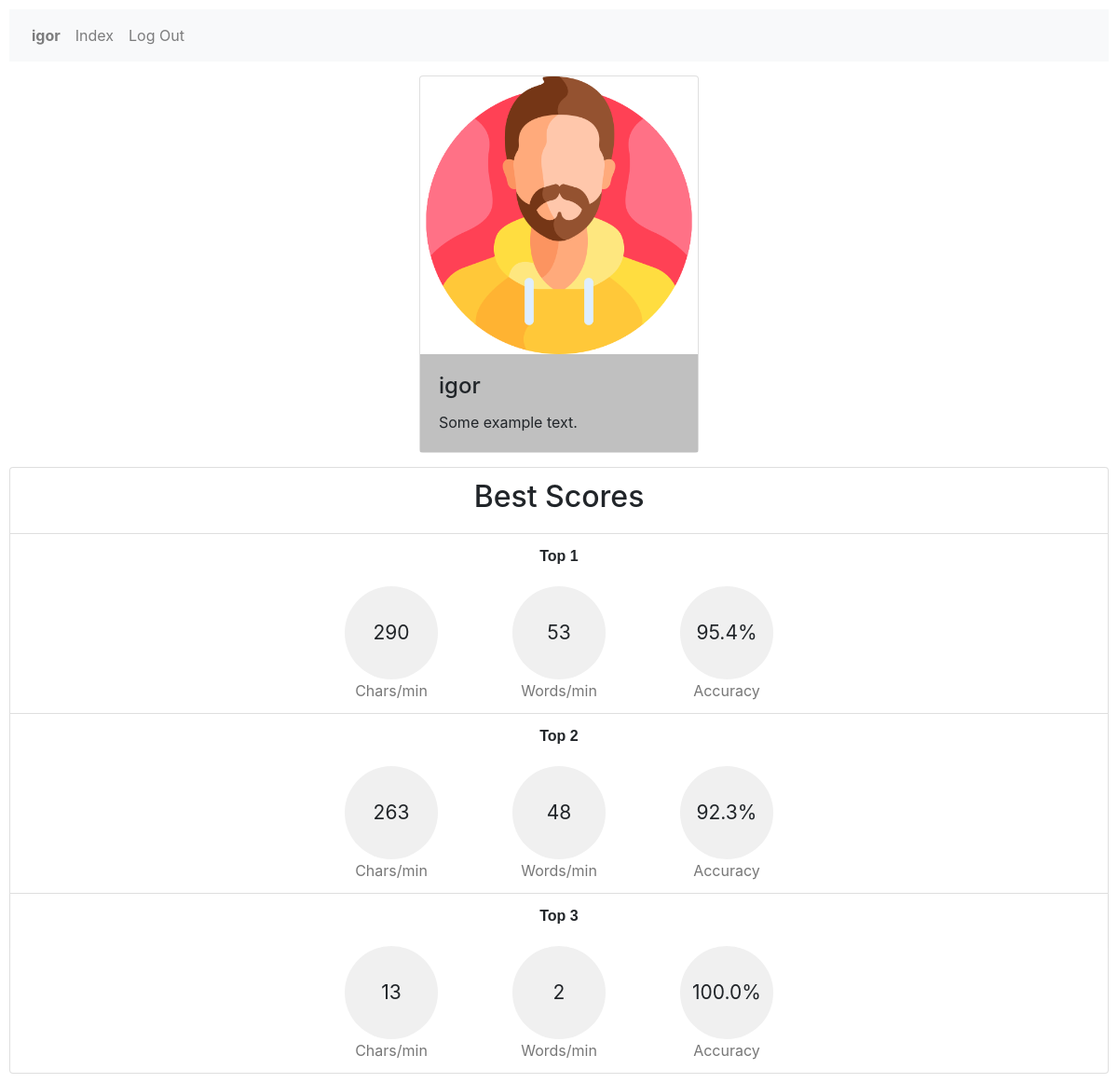
Page /profile/igor (signed in) on the committed database.
### type_speed/models.py (models this page shows, shortened)
class User(AbstractUser):
    gender = models.CharField(max_length=32, default='other')

class Scores(models.Model):
    user = models.ForeignKey(User, on_delete=models.CASCADE, related_name="scores")
    words_min = models.IntegerField(default=0)
    chars_min = models.IntegerField(default=0)
    accuracy = models.CharField(max_length=32)

### type_speed/views.py (the view)
# urls.py: path("profile/<str:username>", views.profile, name="profile"),
def profile(request, username):
    user = User.objects.get(username=username)
    scores = user.scores.all().order_by('-chars_min')
    return render(request, "type_speed/profile.html", {
        'scores': scores[:3]
    })

### type_speed/templates/type_speed/profile.html (shortened to what this page needs)
{% extends "type_speed/layout.html" %}
{% load static %}
{% block body %}
    <div class="d-flex justify-content-center" id="card">
        <div class="card" style="width:300px">
            {% if request.user.gender == 'male' %}
                <img class="card-img-top" src="{% static 'type_speed/icons/man.png' %}" alt="Card image">
            {% elif request.user.gender == 'female' %}
                <img class="card-img-top" src="{% static 'type_speed/icons/woman.png' %}" alt="Card image">
            {% else %}
                <img class="card-img-top" src="{% static 'type_speed/icons/hacker.png' %}" alt="Card image">
            {% endif %}
            <div class="card-body">
                <h4 class="card-title">{{ request.user }}</h4>
                <p class="card-text">Some example text.</p>
            </div>
        </div>
    </div>
    <ul class="list-group">
        <li class="list-group-item"><b><h2>Best Scores</h2></b></li>
        {% for score in scores %}
            <li class="list-group-item">
                <b class="info">Top {{ forloop.counter }}</b>
                <div class="test-results">
                    <div class="result-item">
                        <div class="results"  style="height: 100px; width: 100px; font-size: 21px; margin: 20px; margin-bottom: 0px;">{{ score.chars_min }}</div>
                        <div class="result-description">Chars/min</div>
                      </div>
                    <div class="result-item">
                      <div class="results"  style="height: 100px; width: 100px; font-size: 21px; margin: 20px; margin-bottom: 0px">{{ score.words_min }}</div>
                      <div class="result-description">Words/min</div>
                    </div>
                    <div class="result-item">
                      <div class="results"  style="height: 100px; width: 100px; font-size: 21px; margin: 20px; margin-bottom: 0px">{{ score.accuracy }}</div>
                      <div class="result-description">Accuracy</div>
                </div>
            </li>
        {% endfor %}
    </ul>
{% endblock %}

### type_speed/templates/type_speed/layout.html (shortened to what this page needs)
{% load static %}
<!DOCTYPE html>
<html lang="en">
    <head>
        <link rel="stylesheet" href="https://stackpath.bootstrapcdn.com/bootstrap/4.4.1/css/bootstrap.min.css">
        <link href="{% static 'type_speed/styles.css' %}" rel="stylesheet">
    </head>
    <body>
        <nav class="navbar navbar-expand-lg navbar-light bg-light navbar-custom">
            <div>
              <ul class="navbar-nav mr-auto flex-nowrap">
                {% if user.is_authenticated %}
                    <li class="nav-item">
                        <a class="nav-link" href="{% url 'profile' username=request.user %}"><strong>{{ user.username }}</strong></a>
                    </li>
                {% endif %}
                <li class="nav-item">
                  <a class="nav-link" href="{% url 'index' %}">Index</a>
                </li>
                {% if user.is_authenticated %}
                    <li class="nav-item">
                        <a class="nav-link" href="{% url 'logout' %}">Log Out</a>
                    </li>
                {% endif %}
              </ul>
            </div>
          </nav>
        <div class="body">
            {% block body %}
            {% endblock %}
        </div>
    </body>
</html>

### type_speed/static/type_speed/styles.css (style rules this page uses)
body { margin: 10px; }
h2 { text-align: center; }
.info { grid-area: info; display: flex; align-items: center; justify-content: center; font-family: sans-serif; text-align: center; }
.results { display: flex; justify-content: center; align-items: center; width: 240px; height: 240px; border-radius: 50%; background-color: #f0f0f0; text-align: center; font-size: 50px; margin-top: 50px; margin-left: 40px; margin-right: 40px; }
.test-results { display: flex; justify-content: center; align-items: center; flex-direction: row; }
.result-item { display: flex; flex-direction: column; align-items: center; margin: 0 20px; }
.result-description { font-size: 16px; color: #777; }
#card { margin: 15px; }
.card-body { background-color: silver; }

### rows in the picture
User: username "igor", user "igor"
Scores: chars_min "290", words_min "53", accuracy "95.4%"
Scores: chars_min "263", words_min "48", accuracy "92.3%"
Scores: chars_min "13", words_min "2", accuracy "100.0%"
